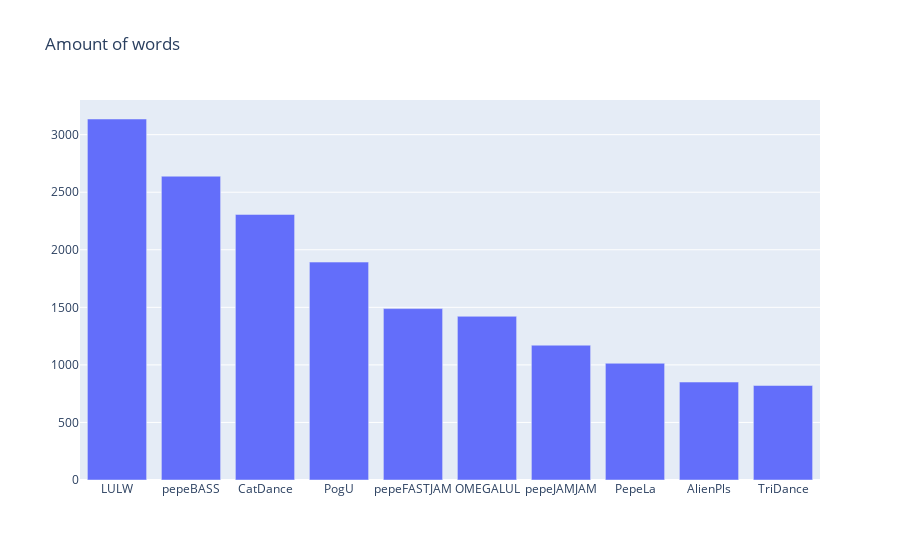

The code cell stored with this chart in its notebook:
### Code cell
iplot(pig, show_link=False)

### Figure 1 — Plotly figure (JSON) as saved in the notebook; plotly's stock layout.template omitted (floating-point values rounded to 4 significant figures)
{"data": [{"type": "bar", "x": ["LULW", "pepeBASS", "CatDance", "PogU", "pepeFASTJAM", "OMEGALUL", "pepeJAMJAM", "PepeLa", "AlienPls", "TriDance"], "y": [3136, 2639, 2307, 1893, 1489, 1422, 1171, 1014, 851, 821]}], "layout": {"title": {"text": "Amount of words"}}}
